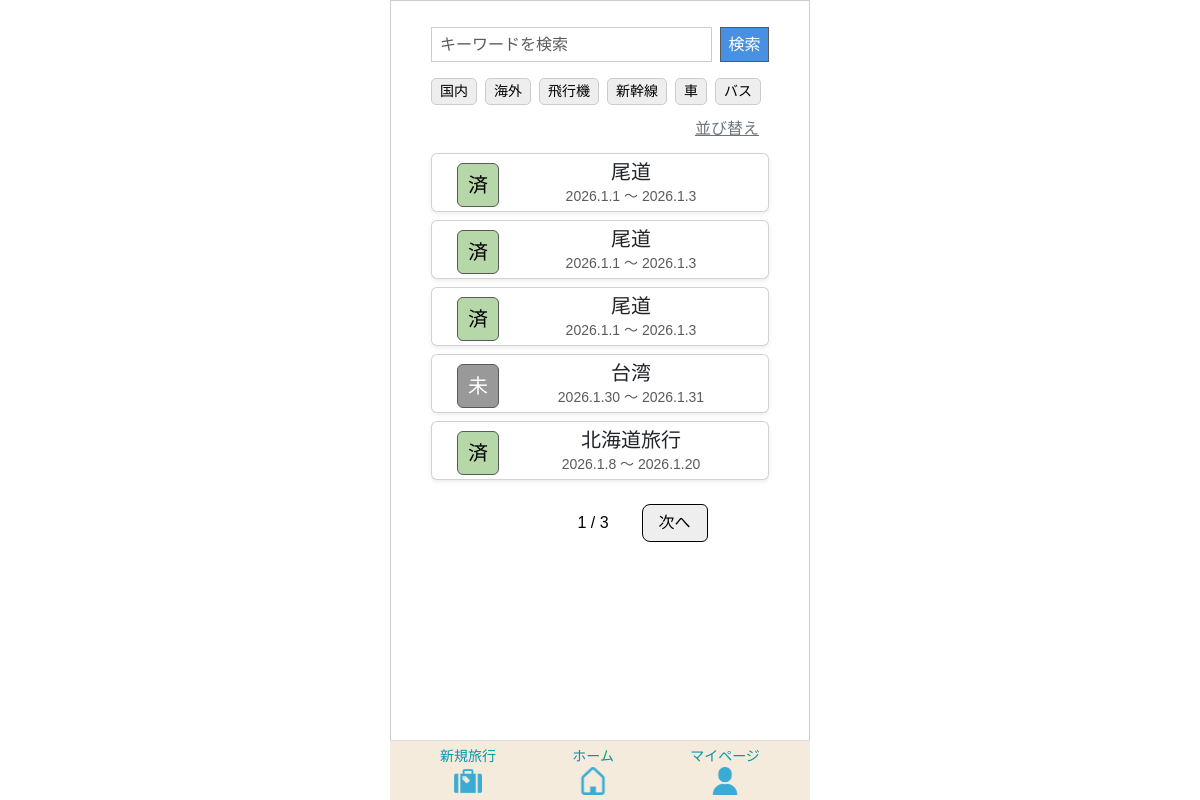
Page /home/ (signed in) on the earlier database version.
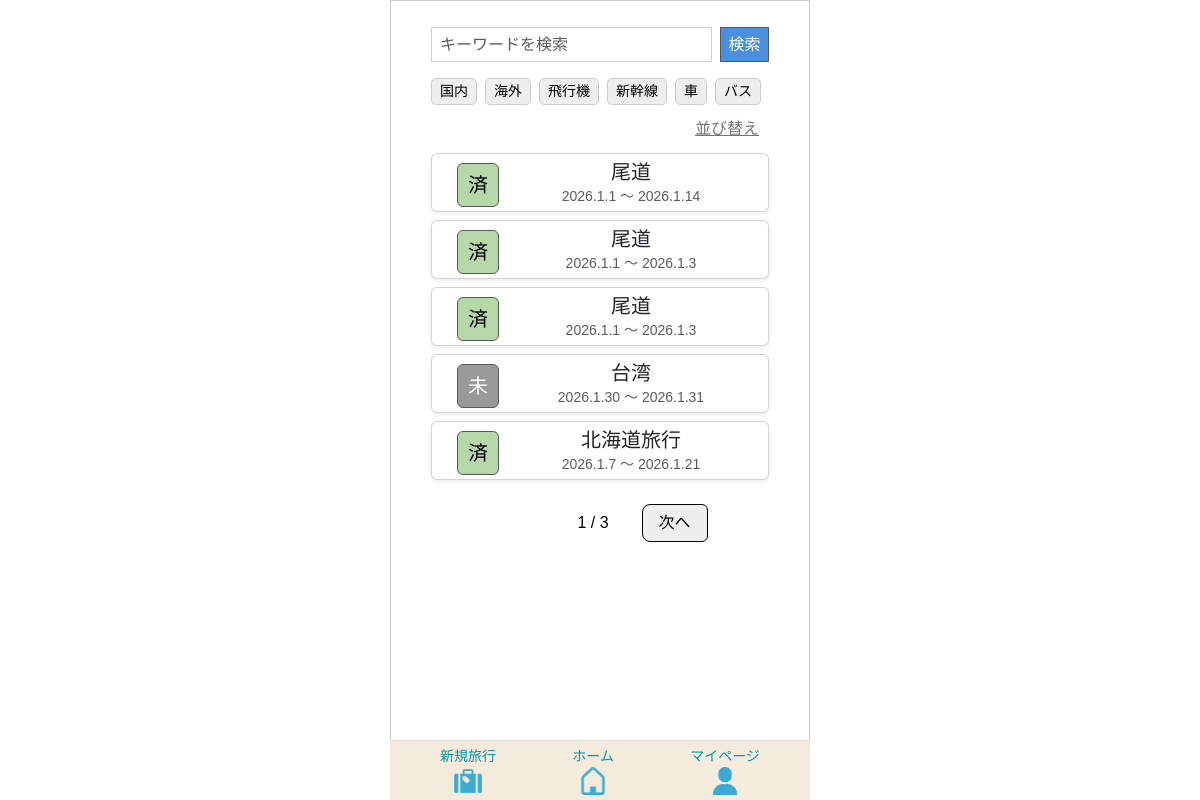
Same page on the later database version.
### app/models/travel.py (models this page shows, shortened)
class Travel_info(models.Model):
    class StayType(models.IntegerChoices):
        DAY_TRIP = 0, _("日帰り")
        STAY     = 1, _("宿泊")
    class LocationType(models.IntegerChoices):
        DOMESTIC = 0, _("国内")
        OVERSEAS = 1, _("海外")
    class StatusType(models.IntegerChoices):
        NOT_DONE  = 0, _("未")
        COMPLETE  = 1, _("完")
        PROCESSED = 2, _("済")
    travel_info_id = models.AutoField(
        primary_key=True,
        verbose_name=_("旅行情報ID")
    )
    user = models.ForeignKey(
        settings.AUTH_USER_MODEL,
        on_delete=models.CASCADE,
        verbose_name=_("ユーザーID")
    )
    travel_title = models.CharField(
        max_length=100,
        verbose_name=_("旅行タイトル")
    )
    start_date = models.DateField(
        verbose_name=_("開始日")
    )
    end_date = models.DateField(
        verbose_name=_("終了日")
    )
    stay_type = models.IntegerField(
        choices=StayType.choices,
        verbose_name=_("宿泊タイプ")
    )
    location = models.IntegerField(
        choices=LocationType.choices,
        verbose_name=_("場所"),
    )
    memo = models.CharField(
        max_length=230,
        blank=True,
        verbose_name=_("メモ")
    )
    status = models.IntegerField(
        choices=StatusType.choices,
        default=0,
        verbose_name=_("ステータス")
    )
    transport = models.ManyToManyField(
        "Transport",
        through="Travelmode",
        verbose_name=_("交通手段")
    )
    created_at = models.DateTimeField(
        auto_now_add=True,
        verbose_name=_("作成日")
    )
    updated_at = models.DateTimeField(
       auto_now=True,
        verbose_name=_("更新日")
    )
    class Meta:
        verbose_name = _("旅行情報")
        verbose_name_plural = _("旅行情報")

### app/views/home.py (the view)
# urls.py: path('home/', HomeView.as_view(), name='home'),
class HomeView(LoginRequiredMixin, TemplateView):
    template_name = "home/home.html"
    login_url = "/"
    def get(self, request, *args, **kwargs):
        keyword = request.GET.get("keyword", "")
        travel_type = request.GET.getlist("travel_type")
        transport_filter = [t for t in request.GET.getlist("transport") if t]
        sort = request.GET.get("sort", "")
        travels = Travel_info.objects.filter(user=request.user)
        if keyword:
            travels = travels.filter(travel_title__icontains=keyword)
        if travel_type:
            travels = travels.filter(location__in=travel_type)
        if transport_filter:
            travels = travels.filter(transport__transport_type__in=transport_filter)
        if sort == "title_asc":
            travels = travels.order_by("travel_title")
        elif sort == "title_desc":
            travels = travels.order_by("-travel_title")
        elif sort == "date_asc":
            travels = travels.order_by("start_date")
        elif sort == "date_desc":
            travels = travels.order_by("-start_date")
        today = timezone.now().date()
        for t in travels:
            if t.end_date < today:
                t.status = "済"
                continue
            items = TravelItem.objects.filter(
                travel_category__template__travel_info=t
            )
            total = items.count()
            done = items.filter(item_checked=TravelItem.ItemChecked.YES).count()
            if total > 0 and total == done:
                t.status = "完"
            else:
                t.status = "未"
        paginator = Paginator(travels, 5)
        page = request.GET.get("page")
        travels_page = paginator.get_page(page)
        tags = Transport.objects.all()
        return render(request, self.template_name, {
            "travels": travels_page,
            "keyword": keyword,
            "tags": tags,
            "travel_type": travel_type,
            "transport": transport_filter,
            "sort": sort,
        })

### templates/home/home.html (shortened to what this page needs)
{% extends 'base.html' %}
{% load static %}
{% block extra_css %}
{{ block.super }}
<link rel="stylesheet" href="{% static 'tabipre/css/home.css' %}">
{% endblock %}
{% block content %}
<div class="container mt-3">
    <form method="GET" id="searchForm" class="d-flex mb-3">
        <input type="text" name="keyword" value="{{ keyword }}"
               class="form-control me-2 search-input"
               placeholder="キーワードを検索">
        <button class="search-btn">検索</button>
    </form>
    <div class="d-flex flex-row flex-nowrap overflow-auto mb-2">
        <a href="#"
           class="tag-badge {% if '0' in travel_type %}selected{% endif %}"
           data-type="travel_type" data-value="0">国内</a>
        <a href="#"
           class="tag-badge {% if '1' in travel_type %}selected{% endif %}"
           data-type="travel_type" data-value="1">海外</a>
        {% for tag in tags %}
            <a href="#"
               class="tag-badge {% if tag.transport_type|stringformat:'s' in transport %}selected{% endif %}"
               data-type="transport"
               data-value="{{ tag.transport_type }}">
                {{ tag.get_transport_type_display }}
            </a>
        {% endfor %}
    </div>
    <div class="sort-btn-wrapper mb-2">
        <a href="#" class="sort-btn" data-bs-toggle="modal" data-bs-target="#sortModal">
            並び替え
        </a>
    </div>
    {% for t in travels %}
        <a href="{% url 'app:travel_detail' t.travel_info_id %}" class="text-decoration-none text-dark">
            <div class="card mb-2 shadow-sm">
                <div class="card-body d-flex align-items-center">
                    <div class="align-items-center">
                        {% if t.status == "未" %}
                            <span class="badge-t status-mi">未</span>
                        {% elif t.status == "完" %}
                            <span class="badge-t status-kan">完</span>
                        {% elif t.status == "済" %}
                            <span class="badge-t status-zumi">済</span>
                        {% endif %}
                    </div>
                    <div class="flex-grow-1 d-flex flex-column justify-content-center text-center">
                        <h5 class="card-title">{{ t.travel_title }}</h5>
                        <p class="card-text text-muted">
                            {{ t.start_date|date:"Y.n.j" }} 〜 {{ t.end_date|date:"Y.n.j" }}
                        </p>
                    </div>
                </div>
            </div>
        </a>
    {% empty %}
        <p class="text-center text-muted">旅行がありません</p>
    {% endfor %}
    <div class="d-flex justify-content-center mt-4">
        <nav>
            <ul class="pagination">
                {% if travels.has_previous %}
                    <li class="page-item">
                        <a class="page-link"
                           href="?page={{ travels.previous_page_number }}&keyword={{ keyword }}&sort={{ sort }}">
                           前へ
                        </a>
                    </li>
                {% else %}
                    <li class="page-item disabled">
                    </li>
                {% endif %}
                <li class="page-item active">
                    <span class="page-link">
                        {{ travels.number }} / {{ travels.paginator.num_pages }}
                    </span>
                </li>
                {% if travels.has_next %}
                    <li class="page-item">
                        <a class="page-link"
                           href="?page={{ travels.next_page_number }}&keyword={{ keyword }}&sort={{ sort }}">
                           次へ
                        </a>
                    </li>
                {% else %}
                    <li class="page-item disabled">
                        <span class="page-link" style="visibility: hidden;">次へ</span>
                    </li>
                {% endif %}
            </ul>
        </nav>
    </div>
</div>
{% endblock %}

Differences in the rows shown:
changed Travel_info (number 1 of 5 on the later page): end_date "2026.1.3" → "2026.1.14"
changed Travel_info "北海道旅行": start_date "2026.1.8" → "2026.1.7"; end_date "2026.1.20" → "2026.1.21"
